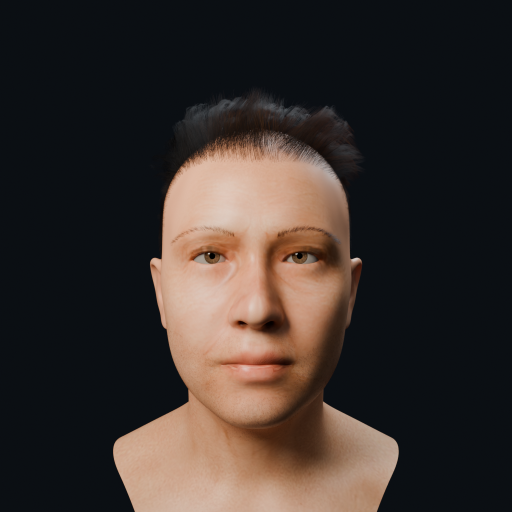
#> input picture work/review/cyberpunk/asset_front_test.png, 1024 x 1024 px (shown at 1/2 size); its folder holds 4 pictures in this run
$ python make_public_asset_review_sheet.py
#> lines starting #> are read from the running program, lines starting #| are printed output that depends on the picture
"""Lay out actual Blender renders for review; no generated render substitutes."""
from pathlib import Path
from PIL import Image, ImageDraw, ImageFont

ROOT=Path(__file__).resolve().parents[1]
folder=ROOT/'work/review/cyberpunk'
canvas=Image.new('RGB',(1920,760),(11,16,22))
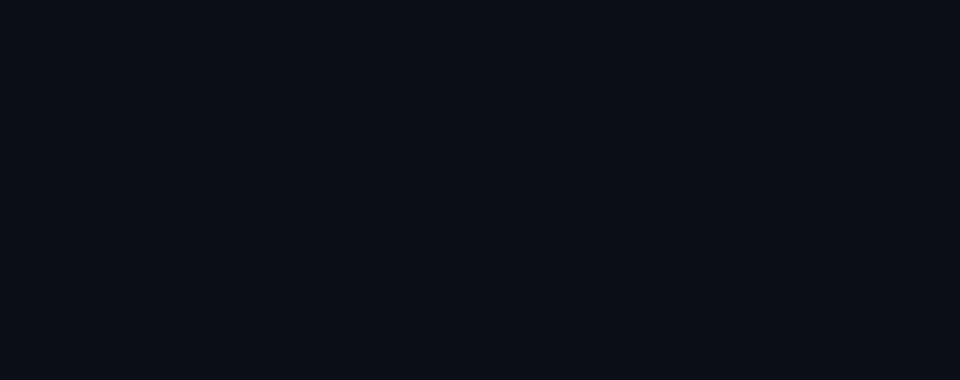
#> canvas: PIL image 1920x760 RGB (shown at 1/2 size); mean R, G, B 11, 16, 22
draw=ImageDraw.Draw(canvas)
font_path=Path('C:/Windows/Fonts/segoeui.ttf')
font=ImageFont.truetype(str(font_path),25)
small=ImageFont.truetype(str(font_path),19)
draw.text((22,12),'VITChennai_IrisX | Imported hair and iris asset review',font=font,fill=(224,232,240))
for i,(view,label) in enumerate([('front','Fixed 40 cm camera'),('eye','Eye material close-up'),('side','Additional side review')]):
    with Image.open(folder/('asset_'+view+'_test.png')) as src:
#> src is the input picture: PIL image 1024x1024 RGB; mean R, G, B 56.9, 48.2, 44.6
        tile=src.convert('RGB').resize((640,640),Image.Resampling.LANCZOS)
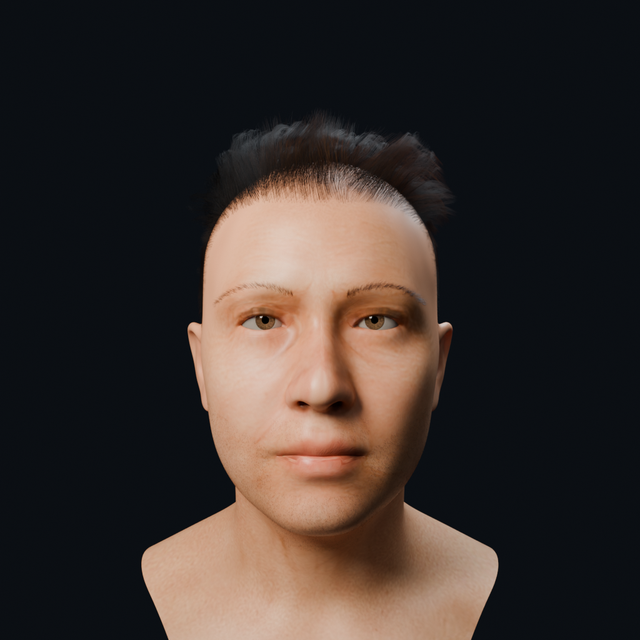
#> tile: PIL image 640x640 RGB; mean R, G, B 56.9, 48.1, 44.7
    canvas.paste(tile,(640*i,52))
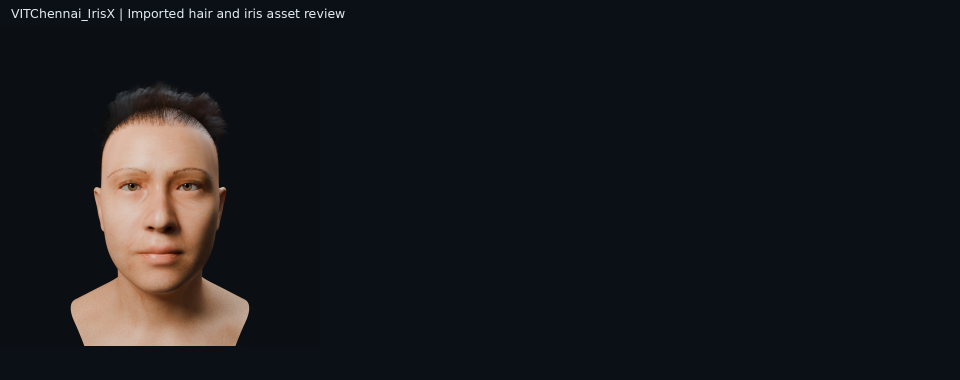
#> canvas: PIL image 1920x760 RGB (shown at 1/2 size); mean R, G, B 24.4, 25.5, 28.8
    draw.text((640*i+18,698),label,font=small,fill=(216,227,237))
#> pass 2 of the loop `for i,(view,label) in enumerate([('front','Fixed 40 cm camera'),('eye'..`:
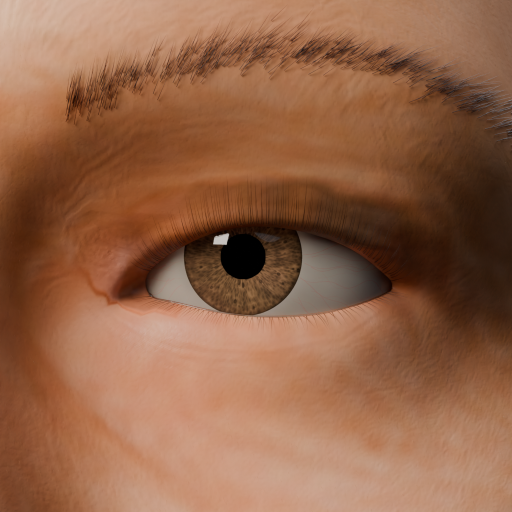
#> input picture work/review/cyberpunk/asset_eye_test.png, 1024 x 1024 px (shown at 1/2 size)
#> src is the input picture: PIL image 1024x1024 RGB; mean R, G, B 146.9, 99.9, 72.3
#> `tile=src.convert('RGB').resize((640,640),Image.Resampling.LANCZOS)`:
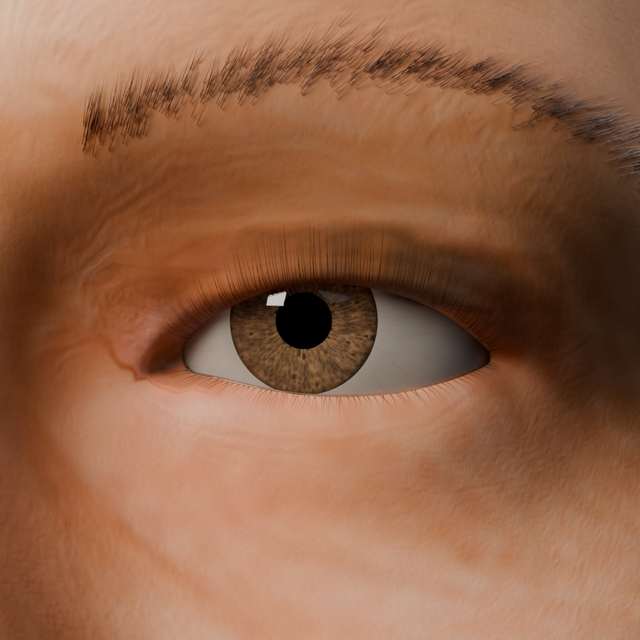
#> tile: PIL image 640x640 RGB; mean R, G, B 146.9, 99.9, 72.3
#> `canvas.paste(tile,(640*i,52))`:
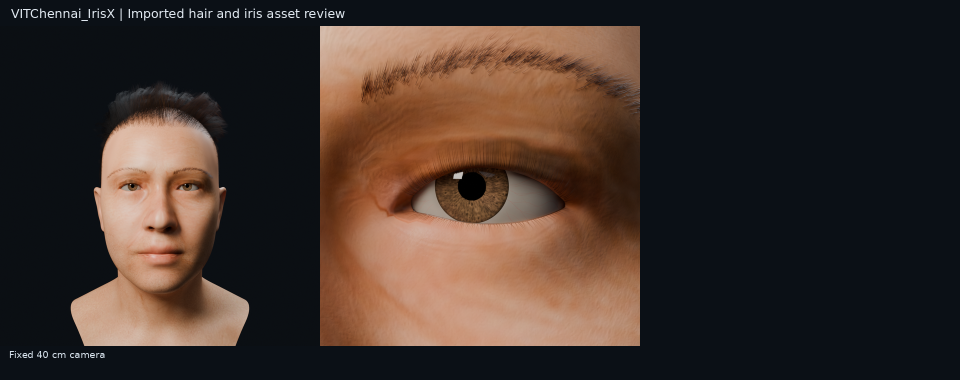
#> canvas: PIL image 1920x760 RGB (shown at 1/2 size); mean R, G, B 62.6, 49.2, 43.1
#> pass 3 of the loop `for i,(view,label) in enumerate([('front','Fixed 40 cm camera'),('eye'..`:
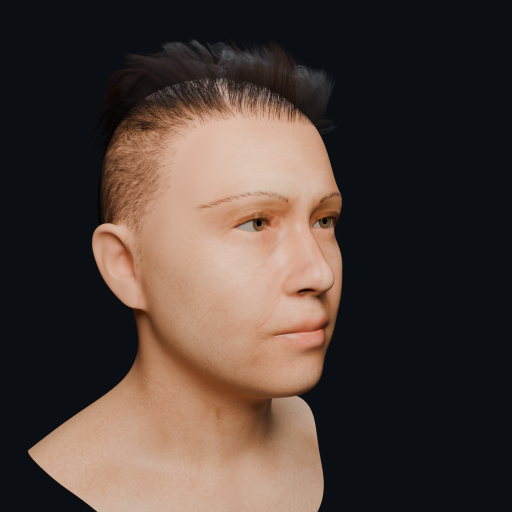
#> input picture work/review/cyberpunk/asset_side_test.png, 1024 x 1024 px (shown at 1/2 size)
#> src is the input picture: PIL image 1024x1024 RGB; mean R, G, B 75.6, 62.4, 56
#> `tile=src.convert('RGB').resize((640,640),Image.Resampling.LANCZOS)`:
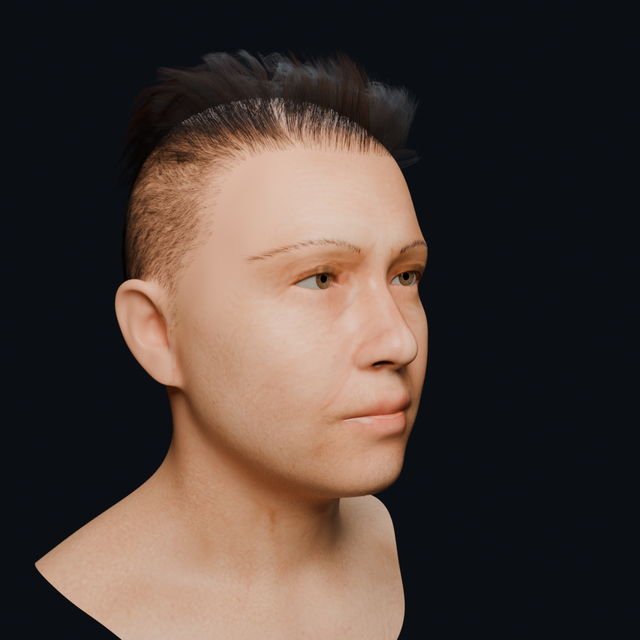
#> tile: PIL image 640x640 RGB; mean R, G, B 75.6, 62.4, 56
#> `canvas.paste(tile,(640*i,52))`:
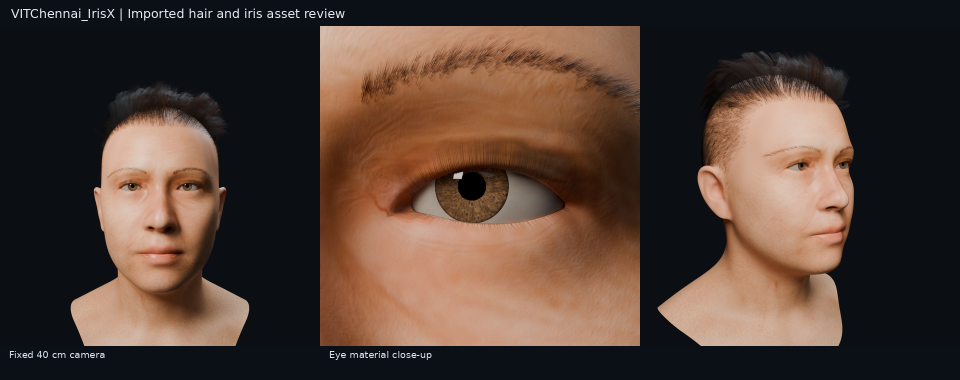
#> canvas: PIL image 1920x760 RGB (shown at 1/2 size); mean R, G, B 80.9, 62.3, 52.7
draw.text((20,731),'Actual 256-sample Cycles renders. Static Milestone 2 candidate; reference-level visual acceptance remains open.',font=small,fill=(155,173,188))
path=folder/'review_sheet.png'
canvas.save(path)
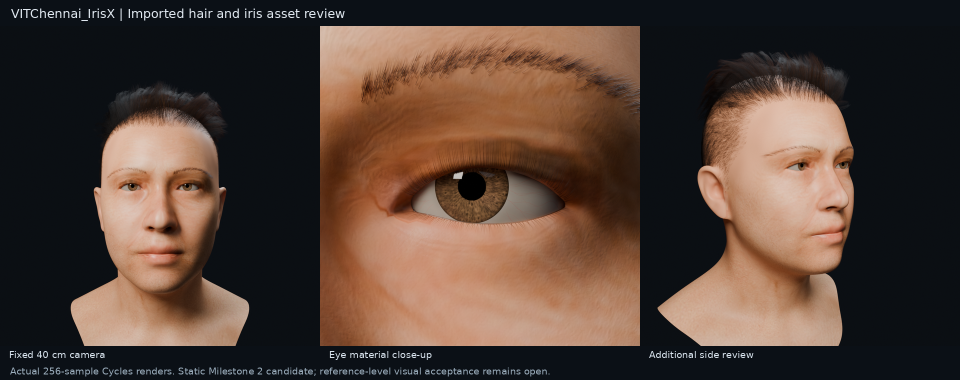
#> saved as review_sheet.png: PIL image 1920x760 RGB (shown at 1/2 size); mean R, G, B 81.4, 62.9, 53.3
print('ASSET_REVIEW_SHEET',path)
